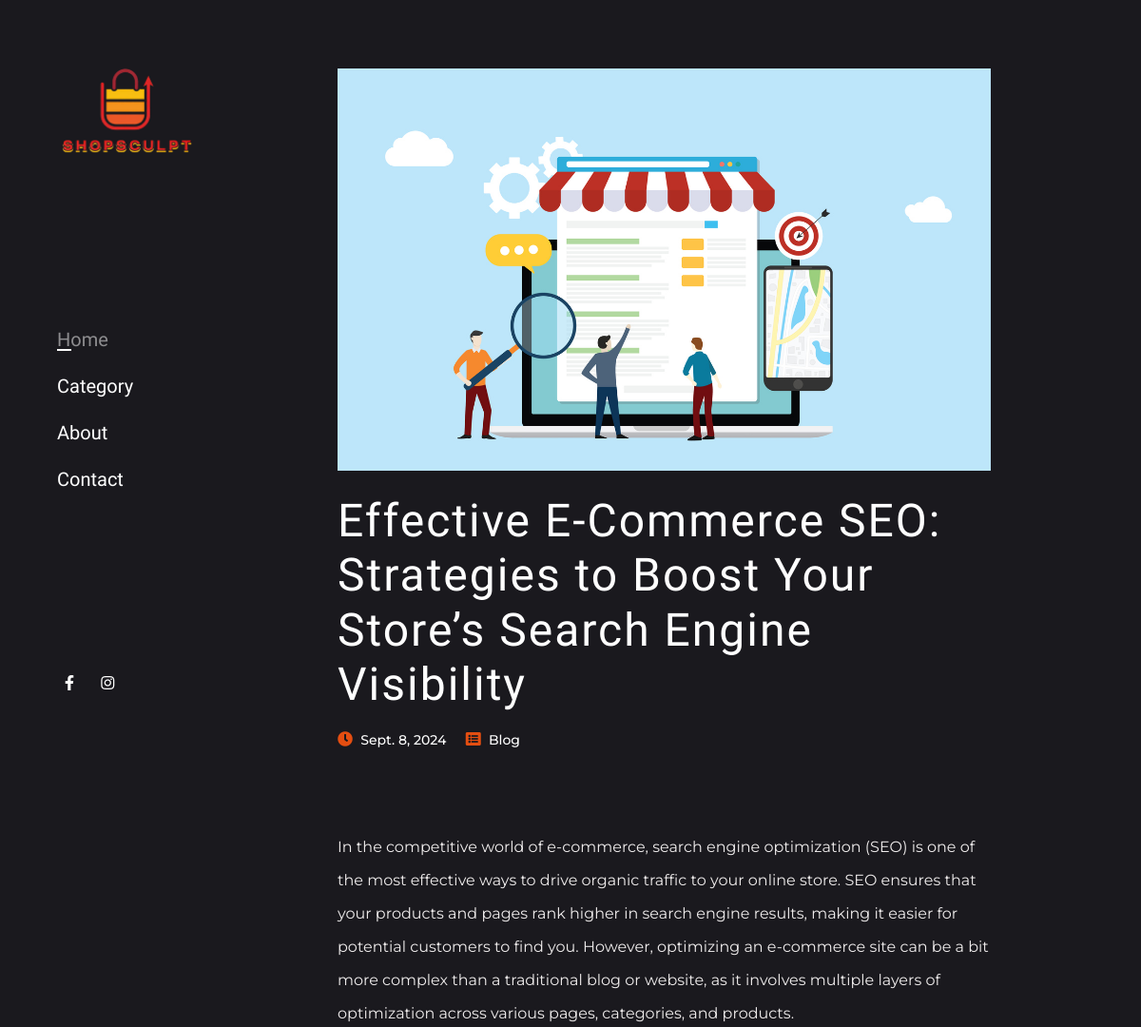
Before: /post/effective-e-commerce-seo-strategies-to-boost-your (upper part) with the older database file.
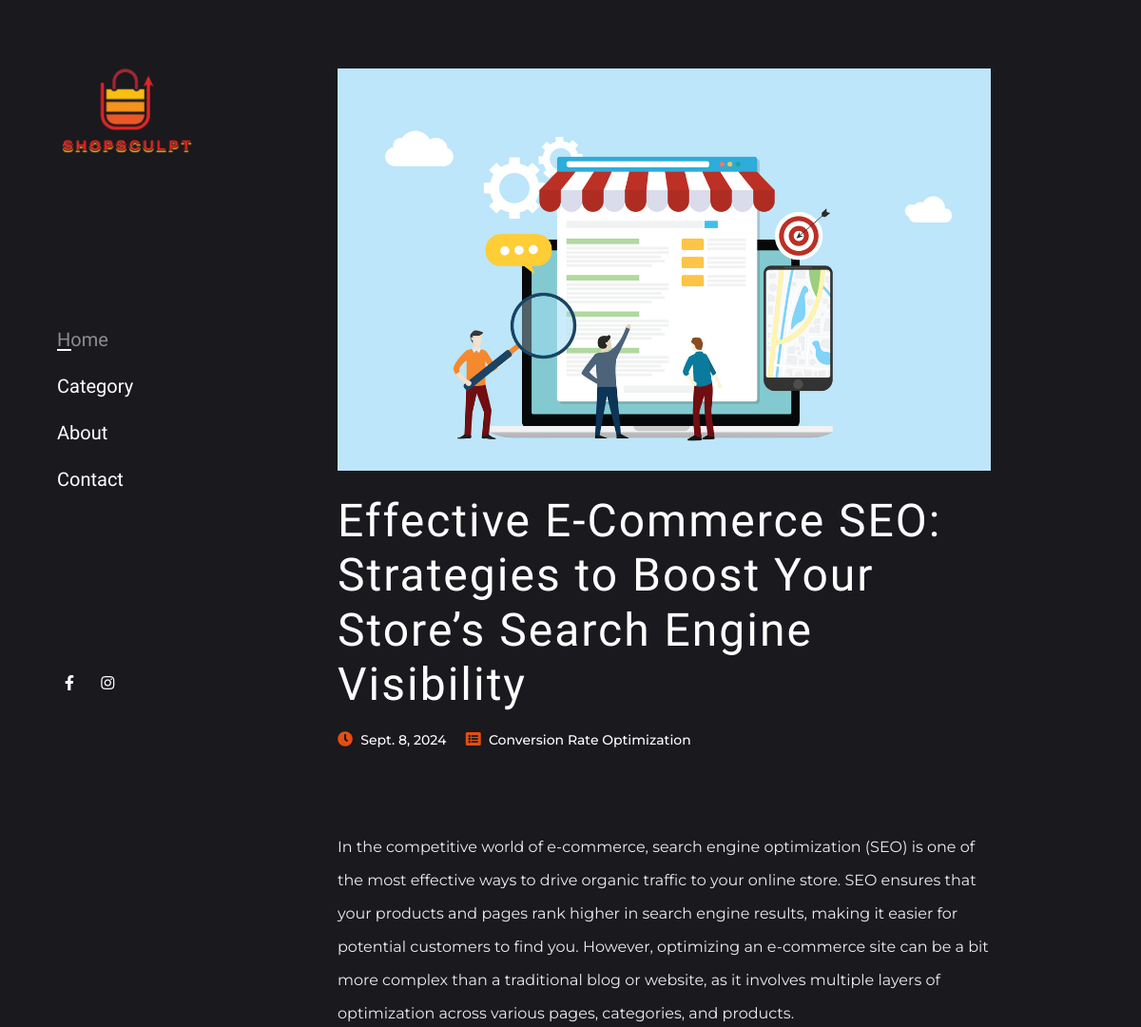
After: the same page with the newer database file.
### admin_pannel/models.py (models this page shows, shortened)
class Post(models.Model):
    title= models.CharField(max_length=200,blank=True, null=True)
    desc=RichTextUploadingField(blank=True, null=True)
    image=models.ImageField(upload_to='blog_images/',null=True,blank=True)
    date=models.DateField(auto_now_add=True,blank=True, null=True)
    category=models.ForeignKey(Category, null=True,related_name='posts', on_delete=models.SET_NULL,default=True)
    author= CurrentUserField()
    featured=models.BooleanField()
    slug=AutoSlugField(populate_from='title',default=None,null=True,unique=True)

class Category(models.Model):
    cat_name=models.CharField(max_length=200)
    cat_image=models.ImageField(max_length=250,null=True,blank=True,default=True)
    slug=AutoSlugField(populate_from='cat_name',default=None,null=True,unique=True)
    def __str__(self):
        return self.cat_name

### frontend/views.py (the view)
# urls.py: path('post/<slug>', views.show_single_post,name="post"),
def show_single_post(request,slug):
    post=Post.objects.get(slug=slug)
    title=post.title + " - " + site_data.site_name
    return render(request,'frontend/single-post.html',{'post':post, 'title':title,'site_data':site_data})

### templates/frontend/single-post.html (shortened to what this page needs)
{% extends 'frontend/base.html' %}
{% block body_block %}
       <div class="container py-4 my-5">
                <div class="row justify-content-between">
                    <div class="col-lg-10" >
                        <img class="img-fluid" src="{{post.image.url}}" alt="{{post.title}}">
                        <h1 class="text-white add-letter-space mt-4">{{post.title}}</h1>
                        <ul class="post-meta mt-3 mb-4">
                            <li class="d-inline-block mr-3">
                                <span class="fas fa-clock text-primary"></span>
                                <a class="ml-1" href="#">{{post.date}}</a>
                            </li>
                            <li class="d-inline-block">
                                <span class="fas fa-list-alt text-primary"></span>
                                <a class="ml-1" href="#">{{post.category}}</a>
                            </li>
                        </ul>
                        <div class="single-desc">{{post.desc|safe}}</div>
                    </div>
                </div>
            </div>
{% endblock %}

Changed rows visible on the page:
changed Post: category "Blog" → "Conversion Rate Optimization"
